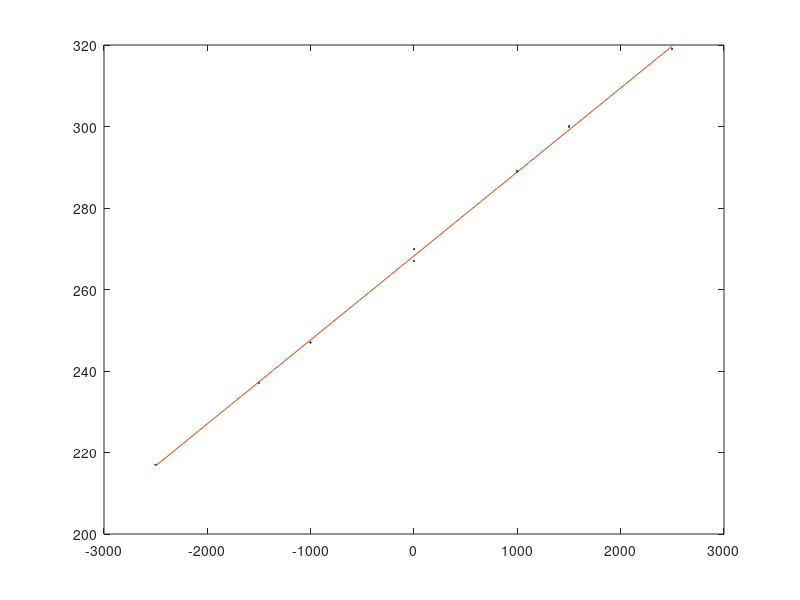

This figure's MATLAB source:
% 397 calibration data, 2nd August 2007
d = [
0 270;
2500 319
-2500 217
1500 300
-1500 237
1000 289
-1000 247
0 267];

x = d(:,1); y=d(:,2);
p = polyfit(x,y,1);
plot(x,y,'.', [min(x) max(x)], p(1)*[min(x) max(x)]+p(2))
disp(p)
d(2:3,:) = [];
x = d(:,1); y=d(:,2);
disp( polyfit(x,y,1) );
